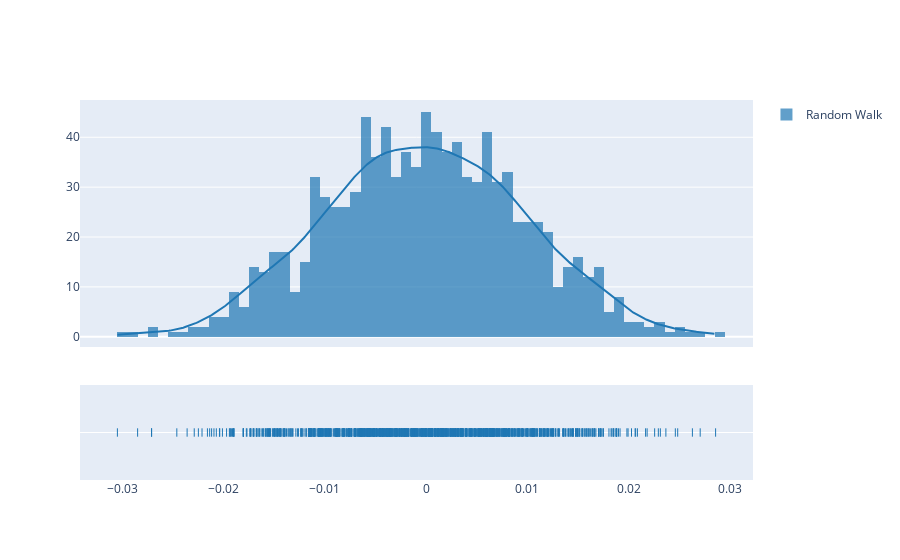

The notebook cell this image was saved under:
### Code cell
random_walk = normal(loc=0, scale = 0.01, size = 1000)
rw = ff.create_distplot([random_walk], ["Random Walk"], bin_size = 0.001)
iplot(rw)

### Figure 1 — Plotly figure (JSON) as saved in the notebook; plotly's stock layout.template omitted (floating-point values rounded to 4 significant figures; data arrays with more than 128 entries replaced by an {"elided": "..."} marker saying what was removed)
{"data": [{"autobinx": false, "histnorm": "probability density", "legendgroup": "Random Walk", "marker": {"color": "rgb(31, 119, 180)"}, "name": "Random Walk", "opacity": 0.7, "type": "histogram", "x": {"elided": "1000 float values"}, "xaxis": "x", "xbins": {"end": 0.02857, "size": 0.001, "start": -0.03047}, "yaxis": "y"}, {"legendgroup": "Random Walk", "marker": {"color": "rgb(31, 119, 180)"}, "mode": "lines", "name": "Random Walk", "showlegend": false, "type": "scatter", "x": {"elided": "500 float values"}, "xaxis": "x", "y": {"elided": "500 float values"}, "yaxis": "y"}, {"legendgroup": "Random Walk", "marker": {"color": "rgb(31, 119, 180)", "symbol": "line-ns-open"}, "mode": "markers", "name": "Random Walk", "showlegend": false, "type": "scatter", "x": {"elided": "1000 float values"}, "xaxis": "x", "y": {"elided": "1000 str values"}, "yaxis": "y2"}], "layout": {"barmode": "overlay", "hovermode": "closest", "legend": {"traceorder": "reversed"}, "xaxis": {"anchor": "y2", "domain": [0, 1], "zeroline": false}, "yaxis": {"anchor": "free", "domain": [0.35, 1], "position": 0}, "yaxis2": {"anchor": "x", "domain": [0, 0.25], "dtick": 1, "showticklabels": false}}}
